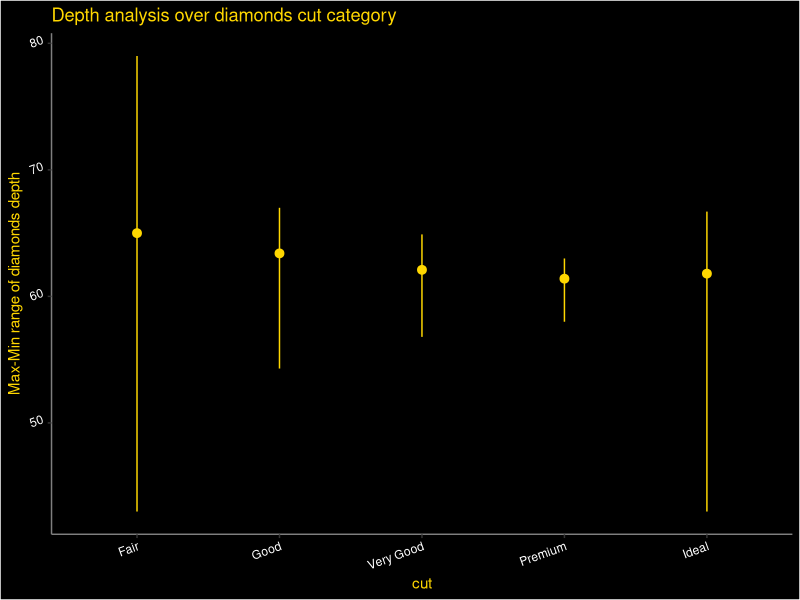

R code for this plot:
library(ggplot2)
ggplot(data = diamonds) + 
  stat_summary(
    mapping = aes(x = cut, y = depth), color = "gold",
    fun.min = min,
    fun.max = max,
    fun = median
  )+
  theme_classic() +
  theme(
    panel.background = element_rect(fill = "black"),
    plot.background = element_rect(fill = "black"),
    axis.title = element_text(colour = "gold"),
    axis.text = element_text(colour = "white", angle = 20),
    axis.line = element_line(colour = "grey50"),
    plot.title = element_text(colour = "gold") 
  ) + ylab("Max-Min range of diamonds depth") +
  guides(
    x = guide_axis(angle = 20),
    y = guide_axis(angle = 20)) + ggtitle("Depth analysis over diamonds cut category")


